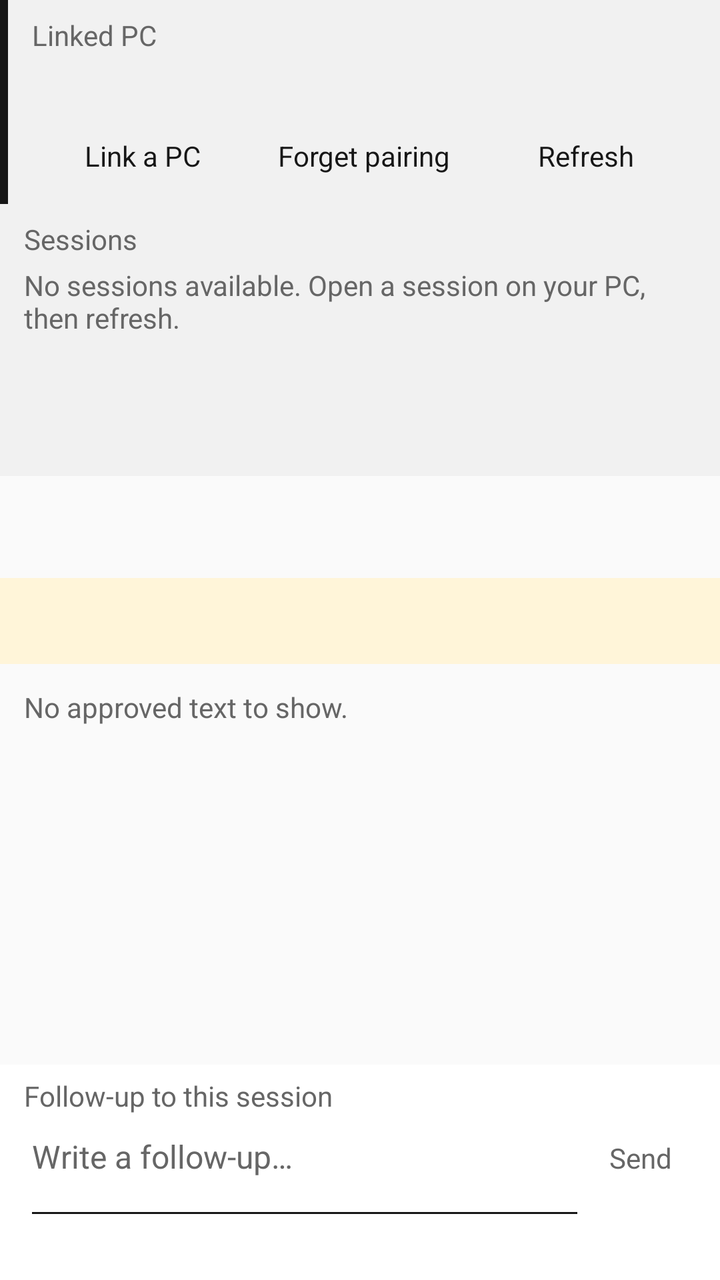
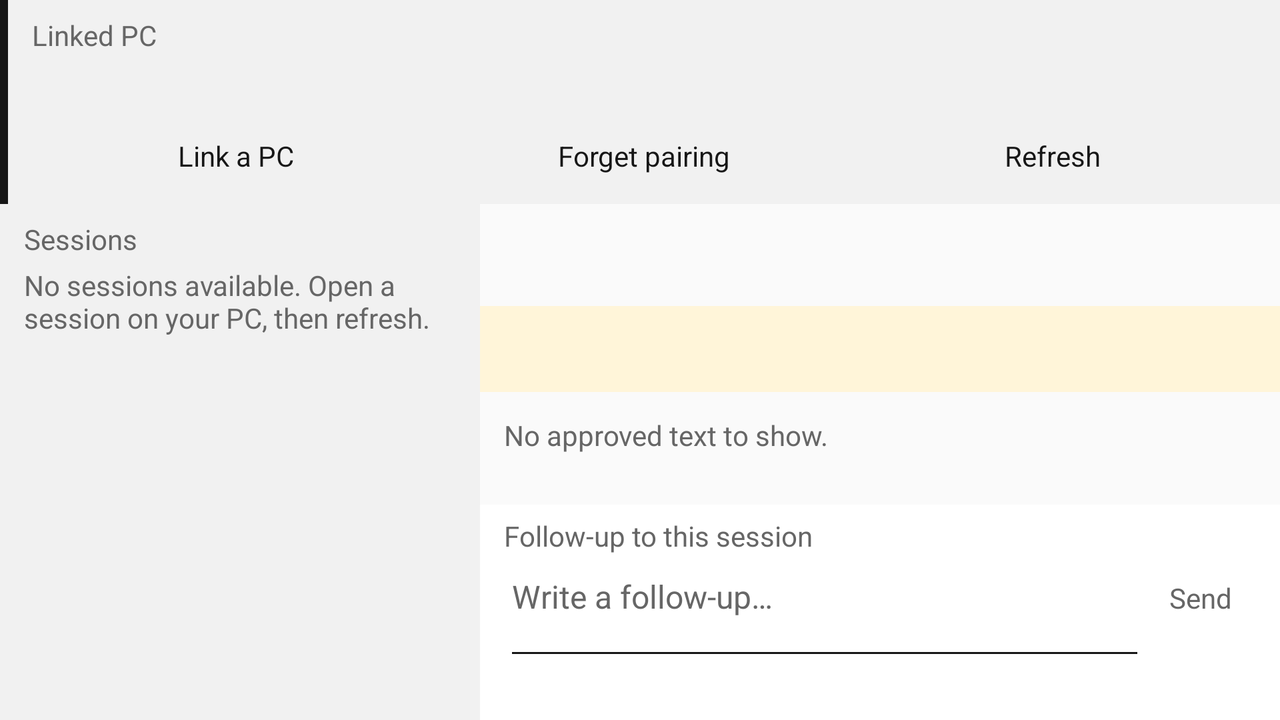

An Android layout and its configuration variant, each rendered on a device that would load it. The default file and the variant file are quoted in full after the pictures.
<!-- AndroidManifest.xml: application theme Theme.Harnessy -->
<!-- res/layout/companion_screen.xml -->
<?xml version="1.0" encoding="utf-8"?>
<LinearLayout xmlns:android="http://schemas.android.com/apk/res/android"
    android:layout_width="match_parent" android:layout_height="match_parent"
    android:orientation="vertical" android:background="@color/harnessy_base">
    <include layout="@layout/linked_pc" />
    <include android:id="@+id/session_pane" layout="@layout/session_pane"
        android:layout_width="match_parent" android:layout_height="136dp" />
    <include layout="@layout/conversation_pane" android:layout_width="match_parent"
        android:layout_height="0dp" android:layout_weight="1" />
</LinearLayout>
<!-- res/layout/linked_pc.xml (included above) -->
<?xml version="1.0" encoding="utf-8"?>
<LinearLayout xmlns:android="http://schemas.android.com/apk/res/android"
    android:layout_width="match_parent" android:layout_height="wrap_content"
    android:orientation="vertical" android:paddingStart="16dp" android:paddingEnd="12dp"
    android:paddingTop="8dp" android:background="@drawable/linked_pc_panel">
    <LinearLayout android:layout_width="match_parent" android:layout_height="wrap_content"
        android:orientation="horizontal" android:gravity="center_vertical">
        <LinearLayout android:layout_width="0dp" android:layout_height="wrap_content"
            android:layout_weight="1" android:orientation="vertical">
            <TextView style="@style/Harnessy.Caption" android:layout_width="match_parent"
                android:layout_height="wrap_content" android:text="@string/linked_pc" />
            <TextView android:id="@+id/pc_name" style="@style/Harnessy.Title"
                android:layout_width="match_parent" android:layout_height="wrap_content"
                android:maxLines="1" android:ellipsize="end" />
        </LinearLayout>
        <TextView android:id="@+id/pc_status" style="@style/Harnessy.Caption"
            android:layout_width="wrap_content" android:layout_height="wrap_content"
            android:paddingStart="8dp" />
    </LinearLayout>
    <LinearLayout android:layout_width="match_parent" android:layout_height="wrap_content"
        android:orientation="horizontal">
        <Button android:id="@+id/pair_pc" style="@style/Harnessy.Action"
            android:layout_width="0dp" android:layout_height="wrap_content" android:layout_weight="1"
            android:text="@string/pair_pc" />
        <Button android:id="@+id/forget_pc" style="@style/Harnessy.Action"
            android:layout_width="0dp" android:layout_height="wrap_content" android:layout_weight="1"
            android:text="@string/forget_pairing" />
        <Button android:id="@+id/refresh" style="@style/Harnessy.Action"
            android:layout_width="0dp" android:layout_height="wrap_content" android:layout_weight="1"
            android:text="@string/refresh" />
    </LinearLayout>
</LinearLayout>
<!-- res/layout/session_pane.xml (included above) -->
<?xml version="1.0" encoding="utf-8"?>
<LinearLayout xmlns:android="http://schemas.android.com/apk/res/android"
    android:layout_width="match_parent" android:layout_height="match_parent"
    android:orientation="vertical" android:paddingStart="12dp" android:paddingEnd="12dp"
    android:background="@color/harnessy_layer">
    <TextView style="@style/Harnessy.Caption" android:layout_width="match_parent"
        android:layout_height="wrap_content" android:paddingTop="8dp"
        android:paddingBottom="4dp" android:text="@string/sessions" />
    <TextView android:id="@+id/sessions_empty" style="@style/Harnessy.Caption"
        android:layout_width="match_parent" android:layout_height="wrap_content"
        android:text="@string/sessions_empty" />
    <ListView android:id="@+id/sessions" android:layout_width="match_parent"
        android:layout_height="0dp" android:layout_weight="1" android:dividerHeight="1dp"
        android:divider="@color/harnessy_border" />
    <Button android:id="@+id/load_sessions" style="@style/Harnessy.Action"
        android:layout_width="match_parent" android:layout_height="wrap_content"
        android:text="@string/load_sessions" android:visibility="gone" />
</LinearLayout>
<!-- res/layout/conversation_pane.xml (included above) -->
<?xml version="1.0" encoding="utf-8"?>
<LinearLayout xmlns:android="http://schemas.android.com/apk/res/android"
    android:layout_width="match_parent" android:layout_height="match_parent"
    android:orientation="vertical" android:background="@color/harnessy_base">
    <TextView android:id="@+id/session_title" style="@style/Harnessy.Title"
        android:layout_width="match_parent" android:layout_height="wrap_content"
        android:padding="12dp" android:maxLines="2" android:ellipsize="end" />
    <TextView android:id="@+id/feedback" style="@style/Harnessy.Caption"
        android:layout_width="match_parent" android:layout_height="wrap_content"
        android:padding="12dp" android:background="@color/harnessy_warning_bg"
        android:textColor="@color/harnessy_warning" android:accessibilityLiveRegion="polite" />
    <TextView android:id="@+id/transcript_empty" style="@style/Harnessy.Caption"
        android:layout_width="match_parent" android:layout_height="wrap_content"
        android:padding="12dp" android:text="@string/transcript_empty" />
    <ListView android:id="@+id/transcript" android:layout_width="match_parent"
        android:layout_height="0dp" android:layout_weight="1" android:divider="@null"
        android:transcriptMode="disabled" android:paddingStart="12dp"
        android:paddingEnd="12dp" android:clipToPadding="false" />
    <Button android:id="@+id/load_history" style="@style/Harnessy.Action"
        android:layout_width="match_parent" android:layout_height="wrap_content"
        android:text="@string/load_history" android:visibility="gone" />
    <include layout="@layout/composer" />
</LinearLayout>
<!-- res/layout/composer.xml (included above) -->
<?xml version="1.0" encoding="utf-8"?>
<LinearLayout xmlns:android="http://schemas.android.com/apk/res/android"
    android:layout_width="match_parent" android:layout_height="wrap_content"
    android:orientation="vertical" android:paddingStart="12dp" android:paddingEnd="12dp"
    android:paddingTop="6dp" android:paddingBottom="6dp" android:background="@color/harnessy_surface">
    <TextView style="@style/Harnessy.Caption" android:layout_width="match_parent"
        android:layout_height="wrap_content" android:labelFor="@+id/draft"
        android:text="@string/followup_label" />
    <LinearLayout android:layout_width="match_parent" android:layout_height="wrap_content"
        android:orientation="horizontal" android:gravity="bottom">
        <EditText android:id="@id/draft" style="@style/Harnessy.Input"
            android:layout_width="0dp" android:layout_height="wrap_content" android:layout_weight="1"
            android:gravity="top|start" android:minLines="2" android:maxLines="4" android:maxLength="8192"
            android:inputType="textCapSentences|textMultiLine|textNoSuggestions"
            android:imeOptions="flagNoExtractUi" android:hint="@string/followup_hint"
            android:importantForAutofill="no" android:saveEnabled="false" />
        <Button android:id="@+id/send" style="@style/Harnessy.Action"
            android:layout_width="wrap_content" android:layout_height="wrap_content"
            android:text="@string/send" android:enabled="false" />
    </LinearLayout>
    <TextView android:id="@+id/unknown_target" style="@style/Harnessy.Caption"
        android:layout_width="match_parent" android:layout_height="wrap_content"
        android:textIsSelectable="true" android:visibility="gone" />
    <Button android:id="@+id/resolve_unknown" style="@style/Harnessy.Action"
        android:layout_width="match_parent" android:layout_height="wrap_content"
        android:text="@string/resolve_unknown" android:visibility="gone" />
    <TextView android:id="@+id/send_status" style="@style/Harnessy.Caption"
        android:layout_width="match_parent" android:layout_height="wrap_content"
        android:accessibilityLiveRegion="polite" />
</LinearLayout>
<!-- resources referenced by this layout -->
<resources>
  <color name="harnessy_base">#FAFAFA</color>
  <color name="harnessy_border">#E6E6E6</color>
  <color name="harnessy_layer">#F1F1F1</color>
  <color name="harnessy_surface">#FFFFFF</color>
  <color name="harnessy_warning">#866000</color>
  <color name="harnessy_warning_bg">#FFF5D9</color>
  <!-- drawable linked_pc_panel (drawable) -->
  <?xml version="1.0" encoding="utf-8"?>
  <layer-list xmlns:android="http://schemas.android.com/apk/res/android">
      <item>
          <shape><solid android:color="@color/harnessy_accent" /></shape>
      </item>
      <item android:start="4dp">
          <shape><solid android:color="@color/harnessy_layer" /></shape>
      </item>
  </layer-list>
  <string name="followup_hint">Write a follow-up…</string>
  <string name="followup_label">Follow-up to this session</string>
  <string name="forget_pairing">Forget pairing</string>
  <string name="linked_pc">Linked PC</string>
  <string name="load_history">Load more history</string>
  <string name="load_sessions">Load more sessions</string>
  <string name="pair_pc">Link a PC</string>
  <string name="refresh">Refresh</string>
  <string name="resolve_unknown">Review / discard delivery warning</string>
  <string name="send">Send</string>
  <string name="sessions">Sessions</string>
  <string name="sessions_empty">No sessions available. Open a session on your PC, then refresh.</string>
  <string name="transcript_empty">No approved text to show.</string>
  <style name="Harnessy.Action" parent="android:style/Widget.Material.Button.Borderless">
          <item name="android:minHeight">48dp</item>
          <item name="android:minWidth">48dp</item>
          <item name="android:textAllCaps">false</item>
          <item name="android:textSize">14sp</item>
          <item name="android:textColor">@color/action_text</item>
      </style>
  <style name="Harnessy.Caption" parent="">
          <item name="android:textSize">14sp</item>
          <item name="android:textColor">@color/harnessy_secondary</item>
      </style>
  <style name="Harnessy.Input" parent="android:style/Widget.Material.EditText">
          <item name="android:minHeight">48dp</item>
          <item name="android:textSize">16sp</item>
          <item name="android:textColor">@color/harnessy_primary</item>
          <item name="android:textColorHint">@color/harnessy_secondary</item>
          <item name="android:backgroundTint">@color/harnessy_accent</item>
      </style>
  <style name="Harnessy.Title" parent="">
          <item name="android:fontFamily">sans-serif-medium</item>
          <item name="android:textSize">20sp</item>
          <item name="android:textColor">@color/harnessy_primary</item>
      </style>
  <!-- from res/values-v27/ -->
  <style name="Theme.Harnessy" parent="@style/Base.Theme.Harnessy">
          <item name="android:windowLightNavigationBar">true</item>
          <item name="android:navigationBarColor">@color/harnessy_surface</item>
      </style>
  <color name="harnessy_accent">#171717</color>
  <color name="harnessy_secondary">#666666</color>
  <color name="harnessy_primary">#171717</color>
  <style name="Base.Theme.Harnessy" parent="android:style/Theme.Material.Light.NoActionBar">
          <item name="android:fontFamily">sans-serif</item>
          <item name="android:colorAccent">@color/harnessy_accent</item>
          <item name="android:windowBackground">@color/harnessy_base</item>
          <item name="android:colorBackground">@color/harnessy_base</item>
          <item name="android:textColorPrimary">@color/harnessy_primary</item>
          <item name="android:textColorSecondary">@color/harnessy_secondary</item>
          <item name="android:windowLightStatusBar">true</item>
          <item name="android:statusBarColor">@color/harnessy_base</item>
          <item name="android:navigationBarColor">@android:color/black</item>
      </style>
</resources>
<!-- res/layout-w600dp/companion_screen.xml (the repository's variant of the layout above) -->
<!-- drawn on the phone turned sideways -->
<?xml version="1.0" encoding="utf-8"?>
<LinearLayout xmlns:android="http://schemas.android.com/apk/res/android"
    android:layout_width="match_parent" android:layout_height="match_parent"
    android:orientation="vertical" android:background="@color/harnessy_base">
    <include layout="@layout/linked_pc" />
    <LinearLayout android:layout_width="match_parent" android:layout_height="0dp"
        android:layout_weight="1" android:orientation="horizontal">
        <include android:id="@+id/session_pane" layout="@layout/session_pane"
            android:layout_width="240dp" android:layout_height="match_parent" />
        <include layout="@layout/conversation_pane" android:layout_width="0dp"
            android:layout_height="match_parent" android:layout_weight="1" />
    </LinearLayout>
</LinearLayout>
